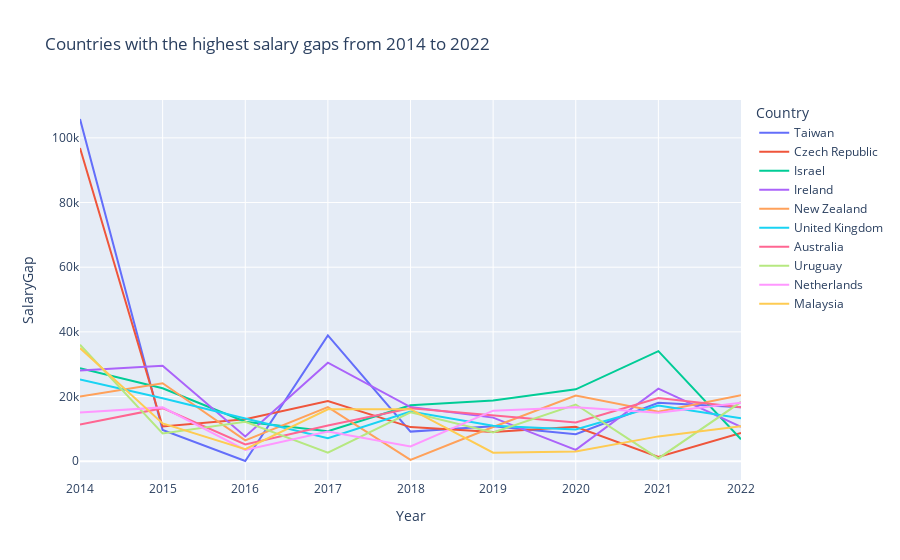

Notebook cell for this chart:
### Code cell
# Define how many countries to show in the plot.
TOP_N_COUNTRIES = 10
    
# Get the top-n countries with the highest highest mean salary gap.
# =================================================================

# Calculate the salary gap per country.
salary_men_df = df.query('Gender == "male"') \
    .groupby(['Year', 'Country']) \
    .agg({'Salary': 'mean' }) \
    .reset_index() \
    .rename(columns={'Salary': 'SalaryMen'})

salary_women_df = df.query('Gender == "female"') \
    .groupby(['Year', 'Country']) \
    .agg({'Salary': 'mean' }) \
    .reset_index() \
    .rename(columns={'Salary': 'SalaryWomen'})

salary_gap_df = pd.merge(salary_men_df, salary_women_df, on=['Year', 'Country']).dropna()
salary_gap_df['SalaryGap'] = abs(salary_gap_df['SalaryMen'] - salary_gap_df['SalaryWomen'])

# Filter on the countries that have salary gap data in every year. 
countries = salary_gap_df.groupby(['Year'])['Country'].unique()
yearly_occuring_countries = set(countries.iloc[0])
for i in range(1, len(countries)):
    yearly_occuring_countries = yearly_occuring_countries.intersection(set(countries.iloc[i]))

yearly_occuring_countries_df = salary_gap_df[salary_gap_df['Country'].isin(yearly_occuring_countries)]

# Find the countries that have the highest salary gap mean spanning all years.
highest_salary_gap_countries = yearly_occuring_countries_df.groupby(['Country']) \
    .agg({'SalaryGap': 'mean'}) \
    .reset_index() \
    .sort_values('SalaryGap', ascending=False) \
    ['Country'] \
    .tolist()

# Now we can finally get the top-n country names
# having the highest salary gap mean spanning all years.
top_n_countries = highest_salary_gap_countries[:TOP_N_COUNTRIES]

# Now that we know which countries have the highest 
# salary gaps, let's get their salary gap data.
top_n_countries_salary_gap_df = salary_gap_df[salary_gap_df['Country'].isin(top_n_countries)].copy()

# Order the traces based on the top_n_countries + year.
# In this way, the legend will show the countries ordered from
# highest to lowest salary gap mean.
top_n_countries_salary_gap_df['Country'] = pd.Categorical(
    top_n_countries_salary_gap_df['Country'],
    categories=top_n_countries,
    ordered=True
)
top_n_countries_salary_gap_df = top_n_countries_salary_gap_df.sort_values(['Country', 'Year'])

# Finally, plot everything.
fig = px.line(
    top_n_countries_salary_gap_df,
    x='Year',
    y='SalaryGap',
    color='Country',
    hover_data={'SalaryGap': ':$d'},
    title='Countries with the highest salary gaps from 2014 to 2022',
)
fig.show()

# - Show numbers in legend for clarity?
# - maybe take n women and n men? because the differnce might be big because there are much more men than women.

### Figure 1 — Plotly figure (JSON) as saved in the notebook; plotly's stock layout.template omitted (floating-point values rounded to 4 significant figures)
{"data": [{"hovertemplate": "Country=Taiwan<br>Year=%{x}<br>SalaryGap=%{y:$d}<extra></extra>", "legendgroup": "Taiwan", "line": {"color": "#636efa", "dash": "solid"}, "marker": {"symbol": "circle"}, "mode": "lines", "name": "Taiwan", "orientation": "v", "showlegend": true, "type": "scatter", "x": [2014, 2015, 2016, 2017, 2018, 2019, 2020, 2021, 2022], "xaxis": "x", "y": [105800.0, 9655.0, 63.49, 38900, 9152.0, 10790.0, 8369.0, 18050.0, 16710.0], "yaxis": "y"}, {"hovertemplate": "Country=Czech Republic<br>Year=%{x}<br>SalaryGap=%{y:$d}<extra></extra>", "legendgroup": "Czech Republic", "line": {"color": "#EF553B", "dash": "solid"}, "marker": {"symbol": "circle"}, "mode": "lines", "name": "Czech Republic", "orientation": "v", "showlegend": true, "type": "scatter", "x": [2014, 2015, 2016, 2017, 2018, 2019, 2020, 2021, 2022], "xaxis": "x", "y": [96875, 10740.0, 13000.0, 18630.0, 10550.0, 9015.0, 10660.0, 1305.0, 8740.0], "yaxis": "y"}, {"hovertemplate": "Country=Israel<br>Year=%{x}<br>SalaryGap=%{y:$d}<extra></extra>", "legendgroup": "Israel", "line": {"color": "#00cc96", "dash": "solid"}, "marker": {"symbol": "circle"}, "mode": "lines", "name": "Israel", "orientation": "v", "showlegend": true, "type": "scatter", "x": [2014, 2015, 2016, 2017, 2018, 2019, 2020, 2021, 2022], "xaxis": "x", "y": [28750, 22550.0, 12220.0, 9251.0, 17270.0, 18810.0, 22230.0, 34050.0, 6796.0], "yaxis": "y"}, {"hovertemplate": "Country=Ireland<br>Year=%{x}<br>SalaryGap=%{y:$d}<extra></extra>", "legendgroup": "Ireland", "line": {"color": "#ab63fa", "dash": "solid"}, "marker": {"symbol": "circle"}, "mode": "lines", "name": "Ireland", "orientation": "v", "showlegend": true, "type": "scatter", "x": [2014, 2015, 2016, 2017, 2018, 2019, 2020, 2021, 2022], "xaxis": "x", "y": [28080.0, 29490.0, 7643.0, 30480.0, 16730.0, 13480.0, 3495.0, 22440.0, 10640.0], "yaxis": "y"}, {"hovertemplate": "Country=New Zealand<br>Year=%{x}<br>SalaryGap=%{y:$d}<extra></extra>", "legendgroup": "New Zealand", "line": {"color": "#FFA15A", "dash": "solid"}, "marker": {"symbol": "circle"}, "mode": "lines", "name": "New Zealand", "orientation": "v", "showlegend": true, "type": "scatter", "x": [2014, 2015, 2016, 2017, 2018, 2019, 2020, 2021, 2022], "xaxis": "x", "y": [20000, 24130.0, 6423.0, 16730.0, 431.4, 10580.0, 20330.0, 15280.0, 20390.0], "yaxis": "y"}, {"hovertemplate": "Country=United Kingdom<br>Year=%{x}<br>SalaryGap=%{y:$d}<extra></extra>", "legendgroup": "United Kingdom", "line": {"color": "#19d3f3", "dash": "solid"}, "marker": {"symbol": "circle"}, "mode": "lines", "name": "United Kingdom", "orientation": "v", "showlegend": true, "type": "scatter", "x": [2014, 2015, 2016, 2017, 2018, 2019, 2020, 2021, 2022], "xaxis": "x", "y": [25270.0, 19470.0, 13200.0, 7137.0, 15330.0, 10950.0, 9825.0, 17240.0, 13250.0], "yaxis": "y"}, {"hovertemplate": "Country=Australia<br>Year=%{x}<br>SalaryGap=%{y:$d}<extra></extra>", "legendgroup": "Australia", "line": {"color": "#FF6692", "dash": "solid"}, "marker": {"symbol": "circle"}, "mode": "lines", "name": "Australia", "orientation": "v", "showlegend": true, "type": "scatter", "x": [2014, 2015, 2016, 2017, 2018, 2019, 2020, 2021, 2022], "xaxis": "x", "y": [11360.0, 16400.0, 5189.0, 11040.0, 16360.0, 14100.0, 11940.0, 19570.0, 16650.0], "yaxis": "y"}, {"hovertemplate": "Country=Uruguay<br>Year=%{x}<br>SalaryGap=%{y:$d}<extra></extra>", "legendgroup": "Uruguay", "line": {"color": "#B6E880", "dash": "solid"}, "marker": {"symbol": "circle"}, "mode": "lines", "name": "Uruguay", "orientation": "v", "showlegend": true, "type": "scatter", "x": [2014, 2015, 2016, 2017, 2018, 2019, 2020, 2021, 2022], "xaxis": "x", "y": [36000, 8571.0, 12220.0, 2655.0, 15140.0, 8894.0, 17530.0, 859.2, 18330.0], "yaxis": "y"}, {"hovertemplate": "Country=Netherlands<br>Year=%{x}<br>SalaryGap=%{y:$d}<extra></extra>", "legendgroup": "Netherlands", "line": {"color": "#FF97FF", "dash": "solid"}, "marker": {"symbol": "circle"}, "mode": "lines", "name": "Netherlands", "orientation": "v", "showlegend": true, "type": "scatter", "x": [2014, 2015, 2016, 2017, 2018, 2019, 2020, 2021, 2022], "xaxis": "x", "y": [15070.0, 16650.0, 3486.0, 9196.0, 4580.0, 15640.0, 16670.0, 14980.0, 18120.0], "yaxis": "y"}, {"hovertemplate": "Country=Malaysia<br>Year=%{x}<br>SalaryGap=%{y:$d}<extra></extra>", "legendgroup": "Malaysia", "line": {"color": "#FECB52", "dash": "solid"}, "marker": {"symbol": "circle"}, "mode": "lines", "name": "Malaysia", "orientation": "v", "showlegend": true, "type": "scatter", "x": [2014, 2015, 2016, 2017, 2018, 2019, 2020, 2021, 2022], "xaxis": "x", "y": [35000, 11670.0, 3702.0, 16070.0, 16090.0, 2627.0, 2994.0, 7676.0, 10830.0], "yaxis": "y"}], "layout": {"legend": {"title": {"text": "Country"}, "tracegroupgap": 0}, "title": {"text": "Countries with the highest salary gaps from 2014 to 2022"}, "xaxis": {"anchor": "y", "domain": [0, 1], "title": {"text": "Year"}}, "yaxis": {"anchor": "x", "domain": [0, 1], "title": {"text": "SalaryGap"}}}}
